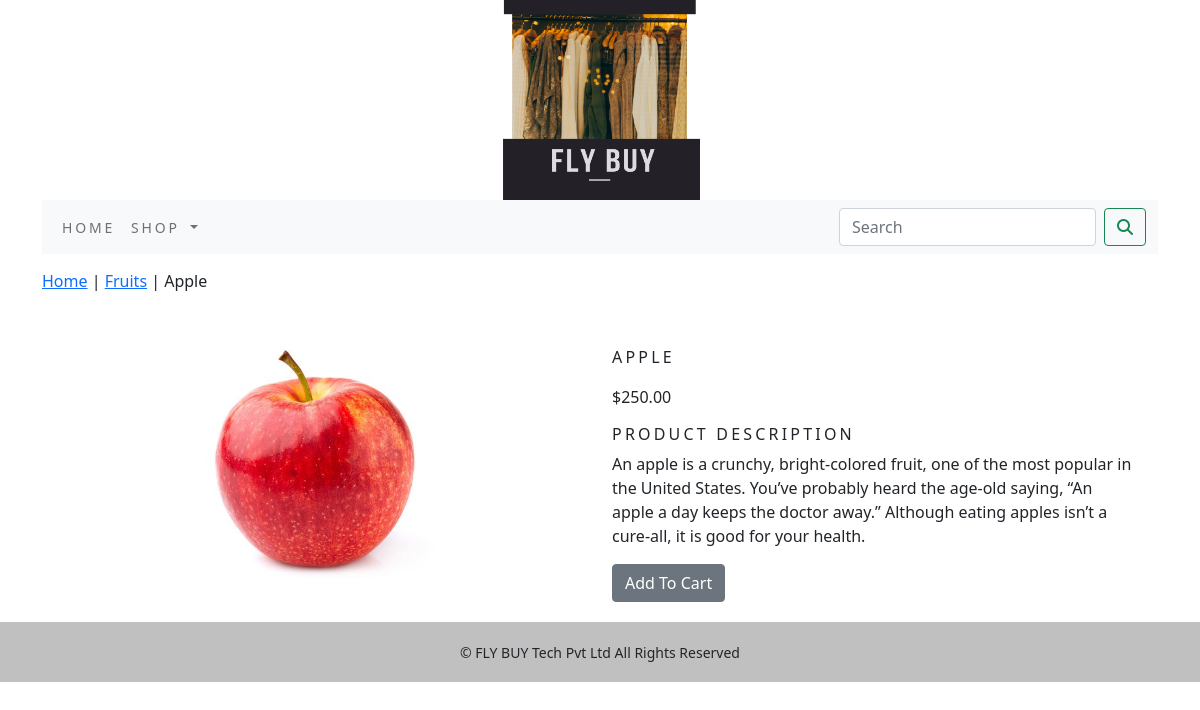
The page /ecommerce/fruits/apple/ on the database its author committed.
### ecommerceapp/models.py (models this page shows, shortened)
class Product(models.Model):
    name = models.CharField(max_length=250, unique=True)
    slug = models.SlugField(max_length=250, unique=True)
    description = models.TextField(blank=True)
    price=models.DecimalField(max_digits=10,decimal_places=2)
    category=models.ForeignKey(Category,on_delete=models.CASCADE)
    image = models.ImageField(upload_to='product', blank=True)
    stock=models.IntegerField()
    available=models.BooleanField(default=True)
    created=models.DateTimeField(auto_now_add=True)
    updated=models.DateTimeField(auto_now=True)
    class Meta:
        ordering=('name',)
        verbose_name = 'product'
        verbose_name_plural = 'products'

class Category(models.Model):
    name=models.CharField(max_length=250,unique=True)
    slug=models.SlugField(max_length=250,unique=True)
    description=models.TextField(blank=True)
    image=models.ImageField(upload_to='category',blank=True)
    class Meta:
        ordering=('name',)
        verbose_name='category'
        verbose_name_plural='categories'
    def get_url(self):
        return reverse('ecommerceapp:products_by_category',args=[self.slug])
    def __str__(self):
        return '{}'.format(self.name)

### ecommerceapp/views.py (the view)
# urls.py: path('<slug:c_slug>/<slug:product_slug>/',views.proDetail,name='proCatdetail'),
def proDetail(request, c_slug, product_slug):
    try:
        product = Product.objects.get(category__slug=c_slug, slug=product_slug)
    except Exception as e:
        raise e
    return render(request, 'product.html', {'product': product})

### cart/context_processors.py (called while the page is built)
def counter(request):
    item_count=0
    if 'admin' in request.path:
        return {}
    else:
        try:
            cart=Cart.objects.filter(cart_id=_cart_id(request))
            cart_items=CartItem.objects.all().filter(cart=cart[:1])
            for cart_item in cart_items:
                item_count += cart_item.quantity
        except Cart.DoesNotExist:
            item_count=0
    return dict(item_count=item_count)

### cart/views.py (called while the page is built)
def _cart_id(request):
    cart = request.session.session_key
    if not cart:
        request.session.create()  # it does not return anything. that is why `cart = request.session.create()` will not work
        cart = request.session.session_key
    return cart  # Ultimately return cart

### ecommerceapp/context_processors.py (called while the page is built)
def menu_links(request):
    links = Category.objects.all()
    return dict(links=links)

### templates/product.html (shortened to what this page needs)
{% extends 'base.html' %}
{% load static %}
{% block content %}
<div class="row my_prod_row_class">
    <div class="mx-auto">
        <p><a href="{% url 'ecommerceapp:allProdCat' %}">Home</a> | <a href="{{product.category.get_url}}" > {{product.category}}</a> | {{product.name}}</p>
    </div>
<div class="container">
<br>
    <div class="row">
    <div class="col-12 col-sm-12 col-md-12 col-lg-6 text-center">
        <div style="min-width:18rem;">
            <img src="{{product.image.url}}" alt="{{product.name}}" width="250px" height="250px">
        </div>
    </div>
            <div class="col-12 col-sm-12 col-md-12 col-lg-6">
                <div>
                <h1 class="my_prod_title">{{product.name}}</h1>
                <p>${{product.price}}</p>
                <h5 class="my_title">Product Description</h5>
                <p class="text-justify my_prod_text">{{product.description}}</p>
                {% if product.stock <= 0 %}
                    <p class="text-justify my_prod_text"><b>Out Of Stock</b></p>
                {% else %}
                    <a class="btn btn-secondary" href="{% url 'cart:add_cart' product.id %}">Add To Cart</a>
                {% endif %}
            </div>
       </div>
        </div>
</div>
</div>
{% endblock %}

### static/css/custom.css (style rules this page uses)
body { font-family: 'Roboto', sans-serif; }
.my_title { font-size:16px; text-transform:uppercase; letter-spacing: .2em; }
.my_prod_row_class { padding-top:15px; padding-bottom:20px; }
.my_prod_title { font-size:16px; text-transform:uppercase; letter-spacing: .2em; padding-top:15px; padding-bottom:10px; }
.my_prod_text { padding-right:20px; }

### rows shown on the page
Product: category "Fruits", name "Apple", image (picture), name "APPLE", price "250.00", description "An apple is a crunchy, bright-colored fruit, one of the most popular in the United States. You’ve probably heard the age-old saying, “An apple a day keeps the doctor away.” Although eating apples isn’t a cure-all, it is good for your health."
